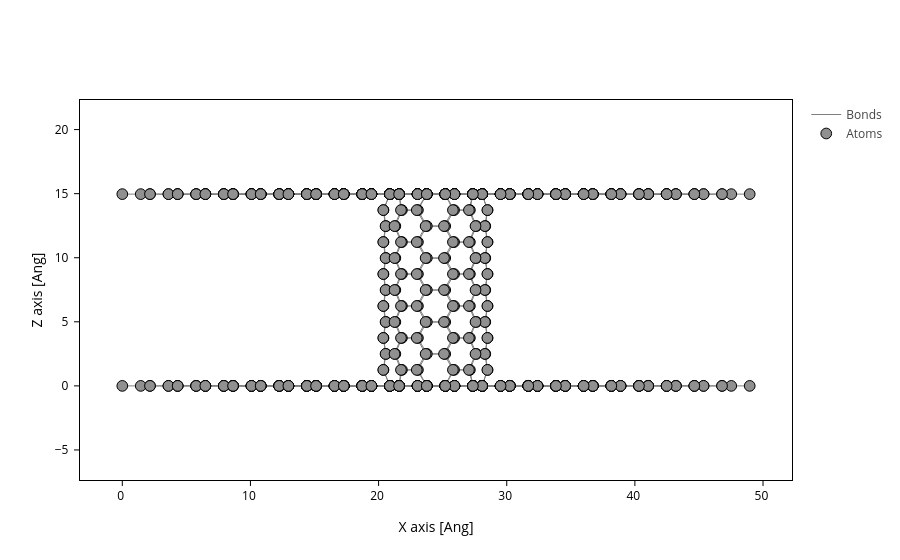

Notebook code for this chart:
### Markdown cell above
We now read the graphene–CNT–graphene structure written to the FDF file and construct its tight-binding Hamiltonian.

The atom ordering is important and was chosen deliberately as

**bottom graphene $\rightarrow$ CNT $\rightarrow$ top graphene**.

Within each graphene block, the RSSE coupling atoms remain first. This lets us reuse the coupling self-energy calculated in Section I without an additional coordinate remapping.
We have created carbon nanotubes of **6** and **12** repetitions for you.

### Code cell
n = 6  # number of CNT repetitions: 6 or 12
device = si.Geometry.read(f"CNT/CNT{n}_device.fdf")

# The separate geometries are only used to know the size of each block
n_bottom = si.Geometry.read("CNT/gr_bot.xyz").na
n_cnt = si.Geometry.read(f"CNT/cnt_{n}.xyz").na

device.plot(axes="xz", show_cell=False)

### Figure 1 — Plotly figure (JSON) as saved in the notebook; plotly's stock layout.template omitted (floating-point values rounded to 4 significant figures; data arrays with more than 128 entries replaced by an {"elided": "..."} marker saying what was removed)
{"data": [{"line": {"color": "gray", "width": 1.0}, "meta": {}, "mode": "lines", "name": "Bonds", "opacity": 1.0, "type": "scatter", "x": {"elided": "20538 float values"}, "y": {"elided": "20538 float values"}}, {"marker": {"color": "#909090", "line": {"color": "black", "width": 1.0}, "opacity": 1.0, "size": 10.72}, "meta": {}, "mode": "markers", "name": "Atoms", "opacity": 1, "type": "scatter", "x": {"elided": "684 float values"}, "y": {"elided": "684 float values"}}], "layout": {"scene": {"aspectmode": "data", "xaxis": {"title": {"text": "X axis [Ang]"}}, "yaxis": {"title": {"text": "Z axis [Ang]"}}}, "xaxis": {"scaleanchor": "y", "scaleratio": 1, "title": {"text": "X axis [Ang]"}}, "yaxis": {"title": {"text": "Z axis [Ang]"}}}}
